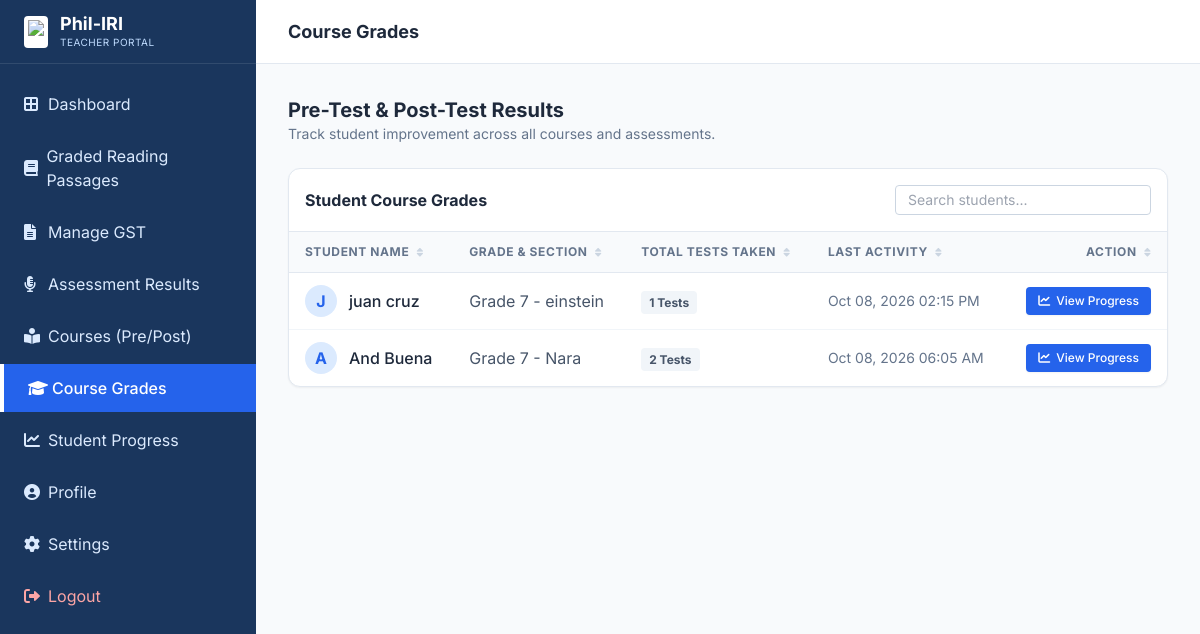
/teacher_course_grades.php (signed in), run on the app's committed database.
### tables this page shows
CREATE TABLE `users` (
  `id` int NOT NULL AUTO_INCREMENT,
  `fname` varchar(50) DEFAULT NULL,
  `mname` varchar(50) DEFAULT NULL,
  `lname` varchar(50) DEFAULT NULL,
  `age` int DEFAULT NULL,
  `grade` varchar(20) DEFAULT NULL,
  `section` varchar(50) DEFAULT NULL,
  `grade_level` varchar(20) DEFAULT NULL,
  `email` varchar(100) DEFAULT NULL,
  `username` varchar(50) DEFAULT NULL,
  `password` varchar(255) DEFAULT NULL,
  `role` enum('teacher','student') DEFAULT 'student',
  `created_at` timestamp NULL DEFAULT CURRENT_TIMESTAMP,
  `lrn` varchar(20) DEFAULT 'Not Assigned',
  `current_level` varchar(20) DEFAULT 'Pending',
  `test_status` varchar(20) DEFAULT 'Pending',
  PRIMARY KEY (`id`),
  UNIQUE KEY `email` (`email`),
  UNIQUE KEY `username` (`username`)
);

### teacher_course_grades.php (the view, shortened to what this page needs)
<?php
require_once 'config.php';
$stmt = $pdo->query("
    SELECT u.id, u.fname, u.lname, u.grade_level, u.section,
           COUNT(ra.id) as total_tests,
           MAX(ra.created_at) as last_activity
    FROM users u
    JOIN reading_attempts ra ON u.id = ra.user_id AND ra.phase IN ('Course-Pre-Test', 'Course-Post-Test')
    WHERE u.role = 'student'
    GROUP BY u.id
    ORDER BY last_activity DESC
");
$students = $stmt->fetchAll();
?>
<!DOCTYPE html>
<html lang="en">
<head>
    <script src="https://cdn.tailwindcss.com"></script>
    <link href="https://cdnjs.cloudflare.com/ajax/libs/font-awesome/6.0.0/css/all.min.css" rel="stylesheet">
</head>
<body class="bg-slate-50 min-h-screen text-slate-800 flex overflow-hidden">
    <?php include 'teacher_sidebar.php'; ?>
    <div class="flex-1 flex flex-col h-screen overflow-hidden relative transition-all duration-300" id="mainContent">
        <header class="h-16 bg-white border-b border-slate-200 flex items-center justify-between px-4 md:px-8 shrink-0">
            <div class="flex items-center">
                <h1 class="font-bold text-lg text-slate-800">Course Grades</h1>
            </div>
        </header>
        <main class="flex-1 overflow-y-auto p-4 md:p-8">
            <div class="max-w-6xl mx-auto">
                <div class="mb-6 flex justify-between items-center">
                    <div>
                        <h2 class="text-xl font-bold text-slate-800">Pre-Test & Post-Test Results</h2>
                        <p class="text-sm text-slate-500">Track student improvement across all courses and assessments.</p>
                    </div>
                </div>
                <div class="bg-white rounded-xl shadow-sm border border-slate-200 overflow-hidden">
                    <div class="p-4 border-b border-slate-200 flex justify-between items-center">
                        <h3 class="font-bold text-slate-800">Student Course Grades</h3>
                        <input type="text" id="gradesSearch" placeholder="Search students..." class="border border-slate-300 rounded px-3 py-1 text-sm focus:outline-none focus:border-blue-500 w-64">
                    </div>
                    <?php if(count($students) > 0): ?>
                        <div class="overflow-x-auto">
                            <table id="gradesTable" class="w-full text-left border-collapse">
                                <thead>
                                    <tr class="bg-slate-50 border-b border-slate-200 text-xs uppercase tracking-wider text-slate-500 font-bold">
                                        <th class="py-3 px-4">Student Name</th>
                                        <th class="py-3 px-4">Grade & Section</th>
                                        <th class="py-3 px-4">Total Tests Taken</th>
                                        <th class="py-3 px-4">Last Activity</th>
                                        <th class="py-3 px-4 text-right">Action</th>
                                    </tr>
                                </thead>
                                <tbody class="divide-y divide-slate-100">
                                    <?php foreach($students as $s): ?>
                                    <tr class="hover:bg-slate-50 transition">
                                        <td class="py-3 px-4 font-medium text-slate-800">
                                            <div class="flex items-center">
                                                <div class="w-8 h-8 rounded-full bg-blue-100 text-blue-600 flex items-center justify-center font-bold mr-3">
                                                    <?php echo strtoupper(substr($s['fname'], 0, 1)); ?>
                                                </div>
                                                <?php echo htmlspecialchars($s['fname'] . ' ' . $s['lname']); ?>
                                            </div>
                                        </td>
                                        <td class="py-3 px-4 text-slate-600"><?php echo htmlspecialchars($s['grade_level'] . ' - ' . $s['section']); ?></td>
                                        <td class="py-3 px-4">
                                            <span class="px-2 py-1 bg-slate-100 text-slate-600 rounded text-xs font-bold"><?php echo $s['total_tests']; ?> Tests</span>
                                        </td>
                                        <td class="py-3 px-4 text-slate-500 text-sm"><?php echo date('M d, Y h:i A', strtotime($s['last_activity'])); ?></td>
                                        <td class="py-3 px-4 text-right">
                                            <a href="teacher_student_grades.php?user_id=<?php echo $s['id']; ?>" class="inline-flex items-center px-3 py-1.5 bg-blue-600 text-white hover:bg-blue-700 rounded text-xs font-medium transition shadow-sm">
                                                <i class="fas fa-chart-line mr-1.5"></i> View Progress
                                            </a>
                                        </td>
                                    </tr>
                                    <?php endforeach; ?>
                                </tbody>
                            </table>
                        </div>
                    <?php endif; ?>
                </div>
            </div>
        </main>
    </div>
</body>
</html>

### data on the page
users: fname "J", fname+lname "juan cruz", grade_level+section "Grade 7 - einstein", total_tests "1", last_activity "Oct 08, 2026 02:15 PM"
users: fname "A", fname+lname "And Buena", grade_level+section "Grade 7 - Nara", total_tests "2", last_activity "Oct 08, 2026 06:05 AM"
